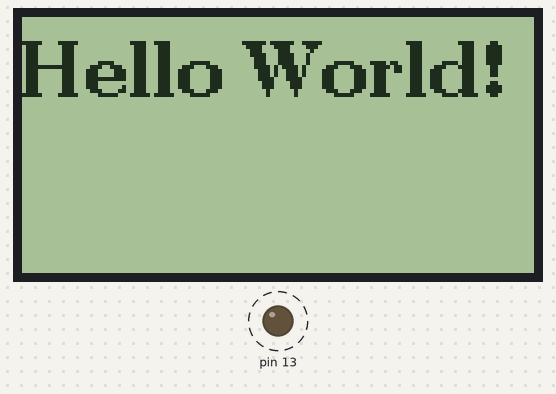
This sketch was run on a simulated Arduino Uno, built with avr-gcc and run on an emulated ATmega328P. Shown: 128×64 one-colour display, output pins drawn as LEDs (lit = HIGH). Dashed ring = blinking.

Above: at 0.1 s.
Timing chart, 0 to 130.0 s (numbered marks = the images above):
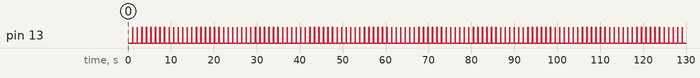

The sketch:

ArduDisFace-Test-1.ino
```cpp
#include <Arduino.h>
#include <U8g2lib.h>

//                        rotation, d0, d1, d2, d3, d4, d5, d6, d7, enable, dc, cs0, cs1, cs2          [, reset]
U8G2_KS0108_128X64_F u8g2(U8G2_R0,   8,  9, 10, 11,  4,  5,  6,  7,      2, 3,  A0,  A1, U8X8_PIN_NONE );


void setup() {
  // put your setup code here, to run once:
 u8g2.begin();
 pinMode(13,OUTPUT);
}

void loop() {

  u8g2.firstPage();
  do {
    u8g2.setFont(u8g2_font_ncenB14_tr);
    u8g2.drawStr(0,20,"Hello World!");
  } while ( u8g2.nextPage() );
  digitalWrite(13,0);
  delay(1000);
  digitalWrite(13,1);
}
```

Measured:
- by itself, pin 13: alternates HIGH for 0.06 s and LOW for 1.0 s
